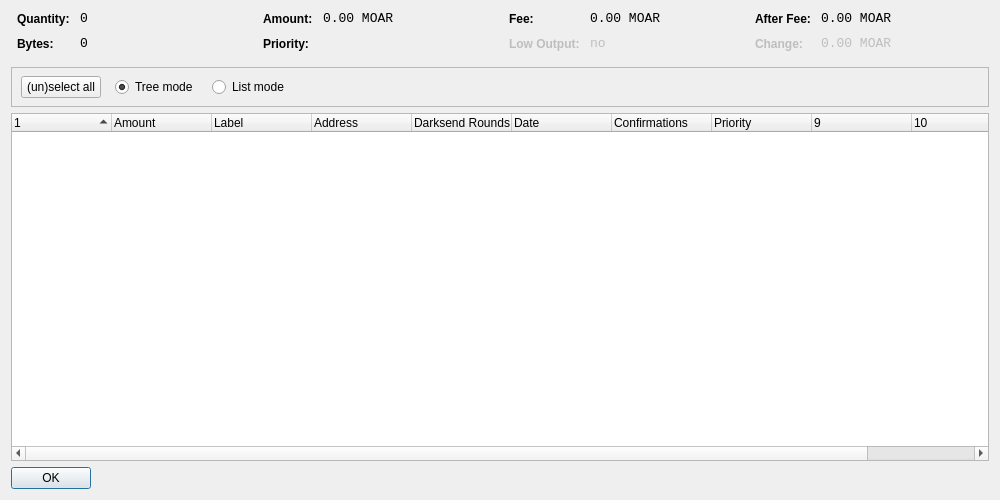
<?xml version="1.0" encoding="UTF-8"?>
<ui version="4.0">
 <class>CoinControlDialog</class>
 <widget class="QDialog" name="CoinControlDialog">
  <property name="geometry">
   <rect>
    <x>0</x>
    <y>0</y>
    <width>1000</width>
    <height>500</height>
   </rect>
  </property>
  <property name="windowTitle">
   <string>Coin Control</string>
  </property>
  <layout class="QVBoxLayout" name="verticalLayout">
   <item>
    <layout class="QHBoxLayout" name="horizontalLayoutTop" stretch="0,0,0,0">
     <property name="topMargin">
      <number>0</number>
     </property>
     <property name="bottomMargin">
      <number>10</number>
     </property>
     <item>
      <layout class="QFormLayout" name="formLayoutCoinControl1">
       <property name="horizontalSpacing">
        <number>10</number>
       </property>
       <property name="verticalSpacing">
        <number>10</number>
       </property>
       <property name="leftMargin">
        <number>6</number>
       </property>
       <property name="rightMargin">
        <number>6</number>
       </property>
       <item row="0" column="0">
        <widget class="QLabel" name="labelCoinControlQuantityText">
         <property name="styleSheet">
          <string notr="true">font-weight:bold;</string>
         </property>
         <property name="text">
          <string>Quantity:</string>
         </property>
        </widget>
       </item>
       <item row="0" column="1">
        <widget class="QLabel" name="labelCoinControlQuantity">
         <property name="font">
          <font>
           <family>Monospace</family>
           <pointsize>10</pointsize>
          </font>
         </property>
         <property name="cursor">
          <cursorShape>IBeamCursor</cursorShape>
         </property>
         <property name="contextMenuPolicy">
          <enum>Qt::ActionsContextMenu</enum>
         </property>
         <property name="text">
          <string notr="true">0</string>
         </property>
         <property name="textInteractionFlags">
          <set>Qt::LinksAccessibleByMouse|Qt::TextSelectableByKeyboard|Qt::TextSelectableByMouse</set>
         </property>
        </widget>
       </item>
       <item row="1" column="0">
        <widget class="QLabel" name="labelCoinControlBytesText">
         <property name="styleSheet">
          <string notr="true">font-weight:bold;</string>
         </property>
         <property name="text">
          <string>Bytes:</string>
         </property>
        </widget>
       </item>
       <item row="1" column="1">
        <widget class="QLabel" name="labelCoinControlBytes">
         <property name="font">
          <font>
           <family>Monospace</family>
           <pointsize>10</pointsize>
          </font>
         </property>
         <property name="cursor">
          <cursorShape>IBeamCursor</cursorShape>
         </property>
         <property name="contextMenuPolicy">
          <enum>Qt::ActionsContextMenu</enum>
         </property>
         <property name="text">
          <string notr="true">0</string>
         </property>
         <property name="textInteractionFlags">
          <set>Qt::LinksAccessibleByMouse|Qt::TextSelectableByKeyboard|Qt::TextSelectableByMouse</set>
         </property>
        </widget>
       </item>
      </layout>
     </item>
     <item>
      <layout class="QFormLayout" name="formLayoutCoinControl2">
       <property name="horizontalSpacing">
        <number>10</number>
       </property>
       <property name="verticalSpacing">
        <number>10</number>
       </property>
       <property name="leftMargin">
        <number>6</number>
       </property>
       <property name="rightMargin">
        <number>6</number>
       </property>
       <item row="0" column="0">
        <widget class="QLabel" name="labelCoinControlAmountText">
         <property name="styleSheet">
          <string notr="true">font-weight:bold;</string>
         </property>
         <property name="text">
          <string>Amount:</string>
         </property>
        </widget>
       </item>
       <item row="0" column="1">
        <widget class="QLabel" name="labelCoinControlAmount">
         <property name="font">
          <font>
           <family>Monospace</family>
           <pointsize>10</pointsize>
          </font>
         </property>
         <property name="cursor">
          <cursorShape>IBeamCursor</cursorShape>
         </property>
         <property name="contextMenuPolicy">
          <enum>Qt::ActionsContextMenu</enum>
         </property>
         <property name="text">
          <string notr="true">0.00 MOAR</string>
         </property>
         <property name="textInteractionFlags">
          <set>Qt::LinksAccessibleByMouse|Qt::TextSelectableByKeyboard|Qt::TextSelectableByMouse</set>
         </property>
        </widget>
       </item>
       <item row="1" column="0">
        <widget class="QLabel" name="labelCoinControlPriorityText">
         <property name="styleSheet">
          <string notr="true">font-weight:bold;</string>
         </property>
         <property name="text">
          <string>Priority:</string>
         </property>
        </widget>
       </item>
       <item row="1" column="1">
        <widget class="QLabel" name="labelCoinControlPriority">
         <property name="font">
          <font>
           <family>Monospace</family>
           <pointsize>10</pointsize>
          </font>
         </property>
         <property name="cursor">
          <cursorShape>IBeamCursor</cursorShape>
         </property>
         <property name="contextMenuPolicy">
          <enum>Qt::ActionsContextMenu</enum>
         </property>
         <property name="text">
          <string/>
         </property>
         <property name="textInteractionFlags">
          <set>Qt::LinksAccessibleByMouse|Qt::TextSelectableByKeyboard|Qt::TextSelectableByMouse</set>
         </property>
        </widget>
       </item>
      </layout>
     </item>
     <item>
      <layout class="QFormLayout" name="formLayoutCoinControl3">
       <property name="horizontalSpacing">
        <number>10</number>
       </property>
       <property name="verticalSpacing">
        <number>10</number>
       </property>
       <property name="leftMargin">
        <number>6</number>
       </property>
       <property name="rightMargin">
        <number>6</number>
       </property>
       <item row="0" column="0">
        <widget class="QLabel" name="labelCoinControlFeeText">
         <property name="styleSheet">
          <string notr="true">font-weight:bold;</string>
         </property>
         <property name="text">
          <string>Fee:</string>
         </property>
        </widget>
       </item>
       <item row="0" column="1">
        <widget class="QLabel" name="labelCoinControlFee">
         <property name="font">
          <font>
           <family>Monospace</family>
           <pointsize>10</pointsize>
          </font>
         </property>
         <property name="cursor">
          <cursorShape>IBeamCursor</cursorShape>
         </property>
         <property name="contextMenuPolicy">
          <enum>Qt::ActionsContextMenu</enum>
         </property>
         <property name="text">
          <string notr="true">0.00 MOAR</string>
         </property>
         <property name="textInteractionFlags">
          <set>Qt::LinksAccessibleByMouse|Qt::TextSelectableByKeyboard|Qt::TextSelectableByMouse</set>
         </property>
        </widget>
       </item>
       <item row="1" column="0">
        <widget class="QLabel" name="labelCoinControlLowOutputText">
         <property name="enabled">
          <bool>false</bool>
         </property>
         <property name="styleSheet">
          <string notr="true">font-weight:bold;</string>
         </property>
         <property name="text">
          <string>Low Output:</string>
         </property>
        </widget>
       </item>
       <item row="1" column="1">
        <widget class="QLabel" name="labelCoinControlLowOutput">
         <property name="enabled">
          <bool>false</bool>
         </property>
         <property name="font">
          <font>
           <family>Monospace</family>
           <pointsize>10</pointsize>
          </font>
         </property>
         <property name="cursor">
          <cursorShape>IBeamCursor</cursorShape>
         </property>
         <property name="contextMenuPolicy">
          <enum>Qt::ActionsContextMenu</enum>
         </property>
         <property name="text">
          <string notr="true">no</string>
         </property>
         <property name="textInteractionFlags">
          <set>Qt::LinksAccessibleByMouse|Qt::TextSelectableByKeyboard|Qt::TextSelectableByMouse</set>
         </property>
        </widget>
       </item>
      </layout>
     </item>
     <item>
      <layout class="QFormLayout" name="formLayoutCoinControl4">
       <property name="horizontalSpacing">
        <number>10</number>
       </property>
       <property name="verticalSpacing">
        <number>10</number>
       </property>
       <property name="leftMargin">
        <number>6</number>
       </property>
       <property name="rightMargin">
        <number>6</number>
       </property>
       <item row="0" column="0">
        <widget class="QLabel" name="labelCoinControlAfterFeeText">
         <property name="styleSheet">
          <string notr="true">font-weight:bold;</string>
         </property>
         <property name="text">
          <string>After Fee:</string>
         </property>
        </widget>
       </item>
       <item row="0" column="1">
        <widget class="QLabel" name="labelCoinControlAfterFee">
         <property name="font">
          <font>
           <family>Monospace</family>
           <pointsize>10</pointsize>
          </font>
         </property>
         <property name="cursor">
          <cursorShape>IBeamCursor</cursorShape>
         </property>
         <property name="contextMenuPolicy">
          <enum>Qt::ActionsContextMenu</enum>
         </property>
         <property name="text">
          <string notr="true">0.00 MOAR</string>
         </property>
         <property name="textInteractionFlags">
          <set>Qt::LinksAccessibleByMouse|Qt::TextSelectableByKeyboard|Qt::TextSelectableByMouse</set>
         </property>
        </widget>
       </item>
       <item row="1" column="0">
        <widget class="QLabel" name="labelCoinControlChangeText">
         <property name="enabled">
          <bool>false</bool>
         </property>
         <property name="styleSheet">
          <string notr="true">font-weight:bold;</string>
         </property>
         <property name="text">
          <string>Change:</string>
         </property>
        </widget>
       </item>
       <item row="1" column="1">
        <widget class="QLabel" name="labelCoinControlChange">
         <property name="enabled">
          <bool>false</bool>
         </property>
         <property name="font">
          <font>
           <family>Monospace</family>
           <pointsize>10</pointsize>
          </font>
         </property>
         <property name="cursor">
          <cursorShape>IBeamCursor</cursorShape>
         </property>
         <property name="contextMenuPolicy">
          <enum>Qt::ActionsContextMenu</enum>
         </property>
         <property name="text">
          <string notr="true">0.00 MOAR</string>
         </property>
         <property name="textInteractionFlags">
          <set>Qt::LinksAccessibleByMouse|Qt::TextSelectableByKeyboard|Qt::TextSelectableByMouse</set>
         </property>
        </widget>
       </item>
      </layout>
     </item>
    </layout>
   </item>
   <item>
    <widget class="QFrame" name="frame">
     <property name="minimumSize">
      <size>
       <width>0</width>
       <height>40</height>
      </size>
     </property>
     <property name="frameShape">
      <enum>QFrame::StyledPanel</enum>
     </property>
     <property name="frameShadow">
      <enum>QFrame::Sunken</enum>
     </property>
     <widget class="QWidget" name="horizontalLayoutWidget">
      <property name="geometry">
       <rect>
        <x>10</x>
        <y>0</y>
        <width>781</width>
        <height>41</height>
       </rect>
      </property>
      <layout class="QHBoxLayout" name="horizontalLayoutPanel" stretch="0,0,0,0,0">
       <property name="spacing">
        <number>14</number>
       </property>
       <item>
        <widget class="QPushButton" name="pushButtonSelectAll">
         <property name="sizePolicy">
          <sizepolicy hsizetype="Maximum" vsizetype="Fixed">
           <horstretch>0</horstretch>
           <verstretch>0</verstretch>
          </sizepolicy>
         </property>
         <property name="text">
          <string>(un)select all</string>
         </property>
        </widget>
       </item>
       <item>
        <widget class="QRadioButton" name="radioTreeMode">
         <property name="sizePolicy">
          <sizepolicy hsizetype="Maximum" vsizetype="Fixed">
           <horstretch>0</horstretch>
           <verstretch>0</verstretch>
          </sizepolicy>
         </property>
         <property name="text">
          <string>Tree mode</string>
         </property>
         <property name="checked">
          <bool>true</bool>
         </property>
        </widget>
       </item>
       <item>
        <widget class="QRadioButton" name="radioListMode">
         <property name="sizePolicy">
          <sizepolicy hsizetype="Maximum" vsizetype="Fixed">
           <horstretch>0</horstretch>
           <verstretch>0</verstretch>
          </sizepolicy>
         </property>
         <property name="text">
          <string>List mode</string>
         </property>
        </widget>
       </item>
       <item>
        <spacer name="horizontalSpacer">
         <property name="orientation">
          <enum>Qt::Horizontal</enum>
         </property>
         <property name="sizeHint" stdset="0">
          <size>
           <width>40</width>
           <height>20</height>
          </size>
         </property>
        </spacer>
       </item>
      </layout>
     </widget>
    </widget>
   </item>
   <item>
    <widget class="CoinControlTreeWidget" name="treeWidget">
     <property name="contextMenuPolicy">
      <enum>Qt::CustomContextMenu</enum>
     </property>
     <property name="sortingEnabled">
      <bool>false</bool>
     </property>
     <property name="columnCount">
      <number>11</number>
     </property>
     <attribute name="headerShowSortIndicator" stdset="0">
      <bool>true</bool>
     </attribute>
     <attribute name="headerStretchLastSection">
      <bool>false</bool>
     </attribute>
     <column>
      <property name="text">
       <string/>
      </property>
     </column>
     <column>
      <property name="text">
       <string>Amount</string>
      </property>
     </column>
     <column>
      <property name="text">
       <string>Label</string>
      </property>
     </column>
     <column>
      <property name="text">
       <string>Address</string>
      </property>
     </column>
     <column>
      <property name="text">
       <string>Darksend Rounds</string>
      </property>
    </column>
     <column>
      <property name="text">
       <string>Date</string>
      </property>
     </column>
     <column>
      <property name="text">
       <string>Confirmations</string>
      </property>
      <property name="toolTip">
       <string>Confirmed</string>
      </property>
     </column>
     <column>
      <property name="text">
       <string>Priority</string>
      </property>
     </column>
     <column>
      <property name="text">
       <string/>
      </property>
     </column>
     <column>
      <property name="text">
       <string/>
      </property>
     </column>
     <column>
      <property name="text">
       <string/>
      </property>
     </column>
     <column>
      <property name="text">
       <string/>
      </property>
     </column>
    </widget>
   </item>
   <item>
    <widget class="QDialogButtonBox" name="buttonBox">
     <property name="sizePolicy">
      <sizepolicy hsizetype="Maximum" vsizetype="Fixed">
       <horstretch>0</horstretch>
       <verstretch>0</verstretch>
      </sizepolicy>
     </property>
     <property name="orientation">
      <enum>Qt::Horizontal</enum>
     </property>
     <property name="standardButtons">
      <set>QDialogButtonBox::Ok</set>
     </property>
    </widget>
   </item>
  </layout>
 </widget>
 <customwidgets>
  <customwidget>
   <class>CoinControlTreeWidget</class>
   <extends>QTreeWidget</extends>
   <header>coincontroltreewidget.h</header>
  </customwidget>
 </customwidgets>
 <resources/>
 <connections/>
</ui>
